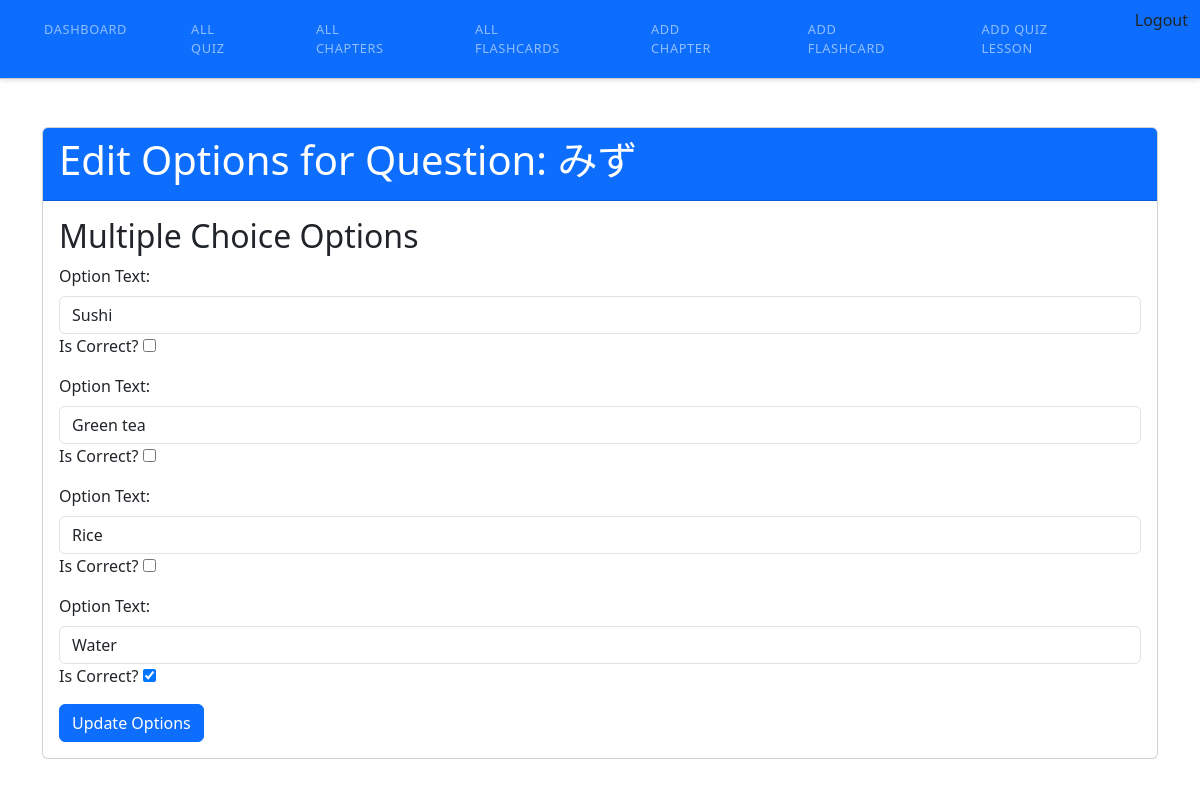
/admin/edit_options.php?question_id=31 (signed in), run on the app's committed database.
### tables this page shows
CREATE TABLE `questions` (
  `question_id` int(11) NOT NULL,
  `qlesson_id` int(11) NOT NULL,
  `question_text` text NOT NULL
);

CREATE TABLE `options_multiple_choice` (
  `option_id` int(11) NOT NULL,
  `question_id` int(11) NOT NULL,
  `option_text` text NOT NULL,
  `is_correct` tinyint(1) NOT NULL
);

### admin/edit_options.php (the view, shortened to what this page needs)
<?php
include("include/header.php");
include("../config/db.php");
include("include/sidebar.php");
if (isset($_GET['question_id'])) {
    $questionId = $_GET['question_id'];
    $sqlQuestion = "SELECT * FROM questions WHERE question_id = $questionId";
    $resultQuestion = mysqli_query($con, $sqlQuestion);
    $question = mysqli_fetch_assoc($resultQuestion);
    $sqlOptionsMulti = "SELECT * FROM options_multiple_choice WHERE question_id = $questionId";
    $resultOptionsMulti = mysqli_query($con, $sqlOptionsMulti);
} else {
    $quizQuestionPageUrl = "quiz_question_page.php?question_id=" . $questionId;
    header("location: $quizQuestionPageUrl");
    exit();
}
?>
<body>
    <div class="container mt-5">
        <div class="card mb-4">
            <div class="card-header bg-primary text-white">
                <h1>Edit Options for Question: <?php echo $question['question_text']; ?></h1>
            </div>
            <div class="card-body">
                <form method="POST">
                    <?php if ($resultOptionsMulti && mysqli_num_rows($resultOptionsMulti) > 0) : ?>
                        <h2>Multiple Choice Options</h2>
                        <?php while ($rowMulti = mysqli_fetch_assoc($resultOptionsMulti)) : ?>
                            <div class="mb-3">
                                <label for="option_<?php echo $rowMulti['option_id']; ?>" class="form-label">Option Text:</label>
                                <input type="text" name="option_<?php echo $rowMulti['option_id']; ?>" id="option_<?php echo $rowMulti['option_id']; ?>" class="form-control" value="<?php echo $rowMulti['option_text']; ?>" required>
                                <label for="is_correct_<?php echo $rowMulti['option_id']; ?>" class="form-check-label">Is Correct?</label>
                                <input type="checkbox" name="is_correct_<?php echo $rowMulti['option_id']; ?>" id="is_correct_<?php echo $rowMulti['option_id']; ?>" <?php echo $rowMulti['is_correct'] ? 'checked' : ''; ?>>
                            </div>
                        <?php endwhile; ?>
                    <?php endif; ?>
                    <button type="submit" class="btn btn-primary">Update Options</button>
                </form>
            </div>
        </div>
    </div>
</body>
</html>

### data on the page
questions: question_text "みず"
options_multiple_choice: option_text "Sushi"
options_multiple_choice: option_text "Green tea"
options_multiple_choice: option_text "Rice"
options_multiple_choice: option_text "Water", is_correct "☑"
